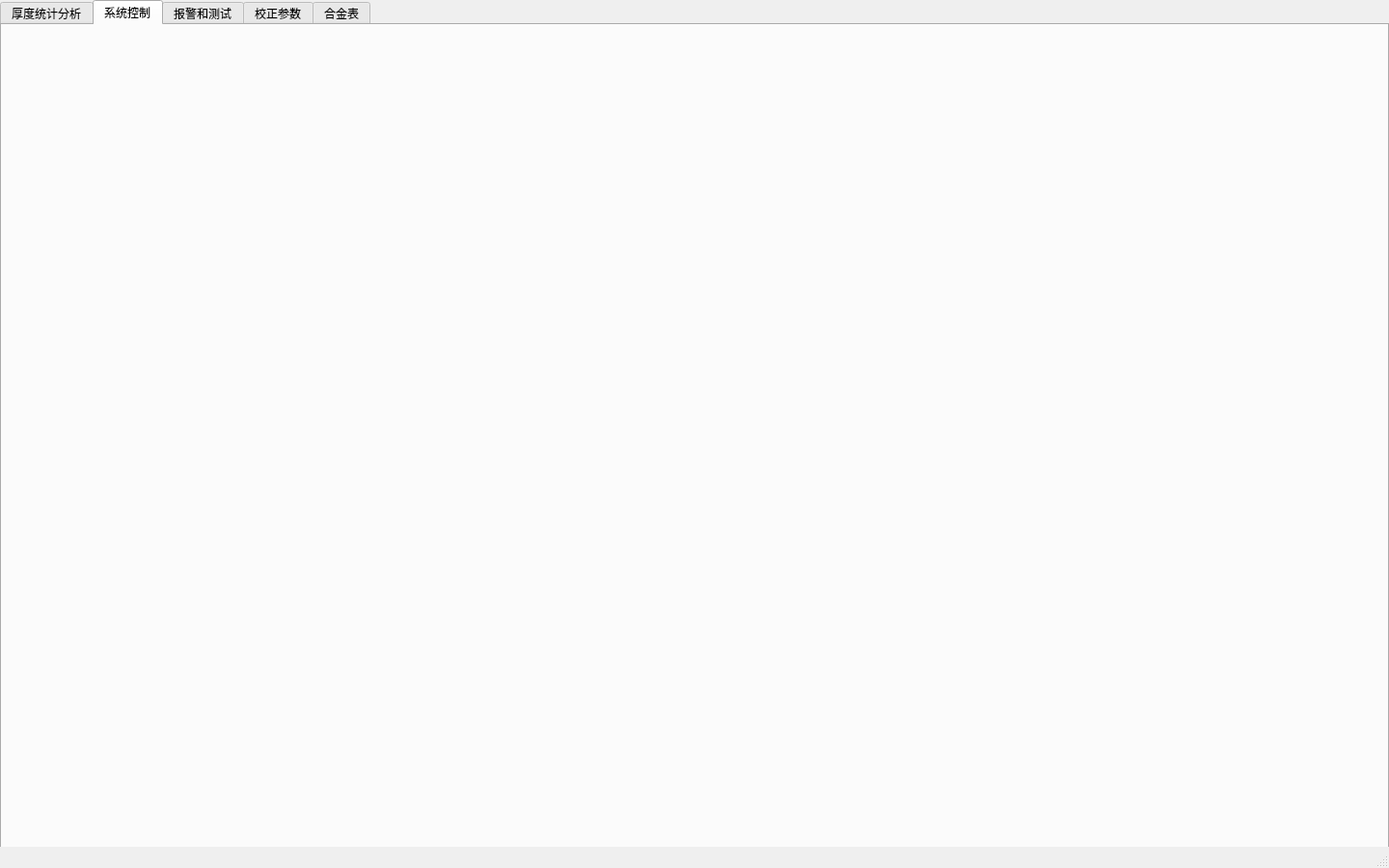
<?xml version="1.0" encoding="UTF-8"?>
<ui version="4.0">
 <class>MainWindow</class>
 <widget class="QMainWindow" name="MainWindow">
  <property name="geometry">
   <rect>
    <x>0</x>
    <y>0</y>
    <width>1440</width>
    <height>900</height>
   </rect>
  </property>
  <property name="sizePolicy">
   <sizepolicy hsizetype="Preferred" vsizetype="Preferred">
    <horstretch>0</horstretch>
    <verstretch>0</verstretch>
   </sizepolicy>
  </property>
  <property name="windowTitle">
   <string>锐泰</string>
  </property>
  <property name="locale">
   <locale language="Chinese" country="China"/>
  </property>
  <widget class="QWidget" name="central_widget">
   <widget class="QTabWidget" name="main_tab">
    <property name="geometry">
     <rect>
      <x>0</x>
      <y>0</y>
      <width>1440</width>
      <height>900</height>
     </rect>
    </property>
    <property name="tabPosition">
     <enum>QTabWidget::North</enum>
    </property>
    <property name="tabShape">
     <enum>QTabWidget::Rounded</enum>
    </property>
    <property name="currentIndex">
     <number>1</number>
    </property>
    <property name="usesScrollButtons">
     <bool>false</bool>
    </property>
    <widget class="QWidget" name="tab_statistics">
     <attribute name="title">
      <string>厚度统计分析</string>
     </attribute>
    </widget>
    <widget class="QWidget" name="tab_system_control">
     <attribute name="title">
      <string>系统控制</string>
     </attribute>
    </widget>
    <widget class="QWidget" name="tab_alert_and_test">
     <attribute name="title">
      <string>报警和测试</string>
     </attribute>
    </widget>
    <widget class="QWidget" name="tab_parameter">
     <attribute name="title">
      <string>校正参数</string>
     </attribute>
    </widget>
    <widget class="QWidget" name="tab_metal_table">
     <attribute name="title">
      <string>合金表</string>
     </attribute>
    </widget>
   </widget>
  </widget>
  <widget class="QMenuBar" name="menu_bar">
   <property name="geometry">
    <rect>
     <x>0</x>
     <y>0</y>
     <width>1440</width>
     <height>22</height>
    </rect>
   </property>
  </widget>
  <widget class="QStatusBar" name="status_bar"/>
 </widget>
 <resources/>
 <connections/>
</ui>
